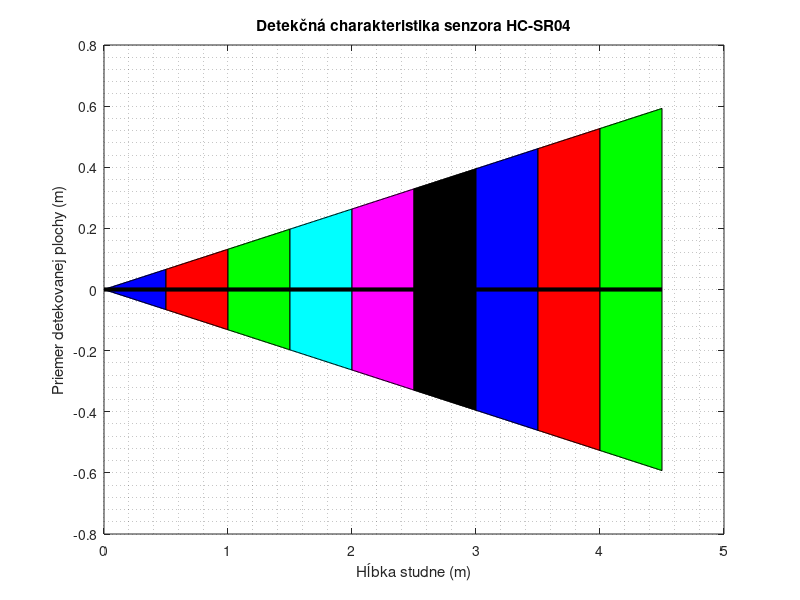

Here is the MATLAB script that generated this plot:
%%Vyhotovil: Martin Chlebovec (martinius96@gmail.com)
%%Matlab: R2016b

%%Vizualizácia detekčnej charakteristiky pre ultrazvukový senzor HC-SR04
%%Detekčná charakteristika: 15°
%%Max. hĺbka studne 450 cm

close all;
clear all;
half_angle = 7.5; %%15° detection angle / 2
Radians = deg2rad( half_angle );
Radians2 = -1*(Radians);
hlbka1 = 0:0.01:0.5;
hlbka2 = 0.5:0.01:1;
hlbka3 = 1:0.01:1.5;
hlbka4 = 1.5:0.01:2;
hlbka5 = 2:0.01:2.5;
hlbka6 = 2.5:0.01:3;
hlbka7 = 3:0.01:3.5;
hlbka8 = 3.5:0.01:4;
hlbka9 = 4:0.01:4.5;
priemer1 = hlbka1*tan(Radians)
priemer2 = hlbka1*tan(Radians2)
priemer3 = hlbka2*tan(Radians)
priemer4 = hlbka2*tan(Radians2)
priemer5 = hlbka3*tan(Radians)
priemer6 = hlbka3*tan(Radians2)

priemer7 = hlbka4*tan(Radians)
priemer8 = hlbka4*tan(Radians2)

priemer9 = hlbka5*tan(Radians)
priemer10 = hlbka5*tan(Radians2)

priemer11 = hlbka6*tan(Radians)
priemer12 = hlbka6*tan(Radians2)

priemer13 = hlbka7*tan(Radians)
priemer14 = hlbka7*tan(Radians2)

priemer15 = hlbka8*tan(Radians)
priemer16 = hlbka8*tan(Radians2)

priemer17 = hlbka9*tan(Radians)
priemer18 = hlbka9*tan(Radians2)
plot (hlbka1, priemer1, '-b')
hold on 
plot (hlbka1, priemer2, '-b')
hold on 
plot (hlbka2, priemer3, '-r')
hold on 
plot (hlbka2, priemer4, '-r')
hold on 
plot (hlbka3, priemer5, '-g')
hold on 
plot (hlbka3, priemer6, '-g')
hold on 
plot (hlbka4, priemer7, '-c')
hold on 
plot (hlbka4, priemer8, '-c')
hold on 
plot (hlbka5, priemer9, '-m')
hold on 
plot (hlbka5, priemer10, '-m')
hold on 
plot (hlbka6, priemer11, '-k')
hold on 
plot (hlbka6, priemer12, '-k')
hold on 
plot (hlbka7, priemer13, '-b')
hold on 
plot (hlbka7, priemer14, '-b')
hold on 
plot (hlbka8, priemer15, '-r')
hold on 
plot (hlbka8, priemer16, '-r')
hold on 
plot (hlbka9, priemer17, '-g')
hold on 
plot (hlbka9, priemer18, '-g')
patch([hlbka1 fliplr(hlbka1)], [priemer1 fliplr(priemer2)], 'b')
patch([hlbka2 fliplr(hlbka2)], [priemer3 fliplr(priemer4)], 'r')
patch([hlbka3 fliplr(hlbka3)], [priemer5 fliplr(priemer6)], 'g')
patch([hlbka4 fliplr(hlbka4)], [priemer7 fliplr(priemer8)], 'c')
patch([hlbka5 fliplr(hlbka5)], [priemer9 fliplr(priemer10)], 'm')
patch([hlbka6 fliplr(hlbka6)], [priemer11 fliplr(priemer12)], 'k')
patch([hlbka7 fliplr(hlbka7)], [priemer13 fliplr(priemer14)], 'b')
patch([hlbka8 fliplr(hlbka8)], [priemer15 fliplr(priemer16)], 'r')
patch([hlbka9 fliplr(hlbka9)], [priemer17 fliplr(priemer18)], 'g')
hold on
plot ([0,4.5], [0,0], '-k', 'LineWidth',3)
title('Detekčná charakteristika senzora HC-SR04')
grid minor
xlabel('Hĺbka studne (m)') 
ylabel('Priemer detekovanej plochy (m)') 
